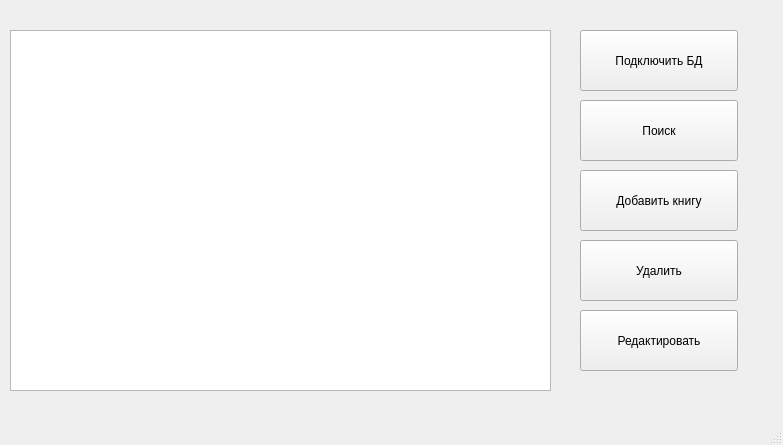
<?xml version="1.0" encoding="UTF-8"?>
<ui version="4.0">
 <class>MainWindow</class>
 <widget class="QMainWindow" name="MainWindow">
  <property name="geometry">
   <rect>
    <x>0</x>
    <y>0</y>
    <width>783</width>
    <height>445</height>
   </rect>
  </property>
  <property name="windowTitle">
   <string>MainWindow</string>
  </property>
  <widget class="QWidget" name="centralwidget">
   <widget class="QTableView" name="tableView">
    <property name="geometry">
     <rect>
      <x>10</x>
      <y>30</y>
      <width>541</width>
      <height>361</height>
     </rect>
    </property>
   </widget>
   <widget class="QPushButton" name="add_book">
    <property name="geometry">
     <rect>
      <x>580</x>
      <y>170</y>
      <width>158</width>
      <height>61</height>
     </rect>
    </property>
    <property name="text">
     <string>Добавить книгу</string>
    </property>
    <property name="iconSize">
     <size>
      <width>16</width>
      <height>20</height>
     </size>
    </property>
   </widget>
   <widget class="QPushButton" name="delete_book">
    <property name="geometry">
     <rect>
      <x>580</x>
      <y>240</y>
      <width>158</width>
      <height>61</height>
     </rect>
    </property>
    <property name="text">
     <string>Удалить</string>
    </property>
   </widget>
   <widget class="QPushButton" name="update_info">
    <property name="geometry">
     <rect>
      <x>580</x>
      <y>310</y>
      <width>158</width>
      <height>61</height>
     </rect>
    </property>
    <property name="text">
     <string>Редактировать</string>
    </property>
   </widget>
   <widget class="QPushButton" name="search_method">
    <property name="geometry">
     <rect>
      <x>580</x>
      <y>100</y>
      <width>158</width>
      <height>61</height>
     </rect>
    </property>
    <property name="text">
     <string>Поиск</string>
    </property>
   </widget>
   <widget class="QPushButton" name="db_connect">
    <property name="geometry">
     <rect>
      <x>580</x>
      <y>30</y>
      <width>158</width>
      <height>61</height>
     </rect>
    </property>
    <property name="text">
     <string>Подключить БД</string>
    </property>
   </widget>
  </widget>
  <widget class="QMenuBar" name="menubar">
   <property name="geometry">
    <rect>
     <x>0</x>
     <y>0</y>
     <width>783</width>
     <height>21</height>
    </rect>
   </property>
  </widget>
  <widget class="QStatusBar" name="statusbar"/>
 </widget>
 <resources/>
 <connections/>
</ui>
